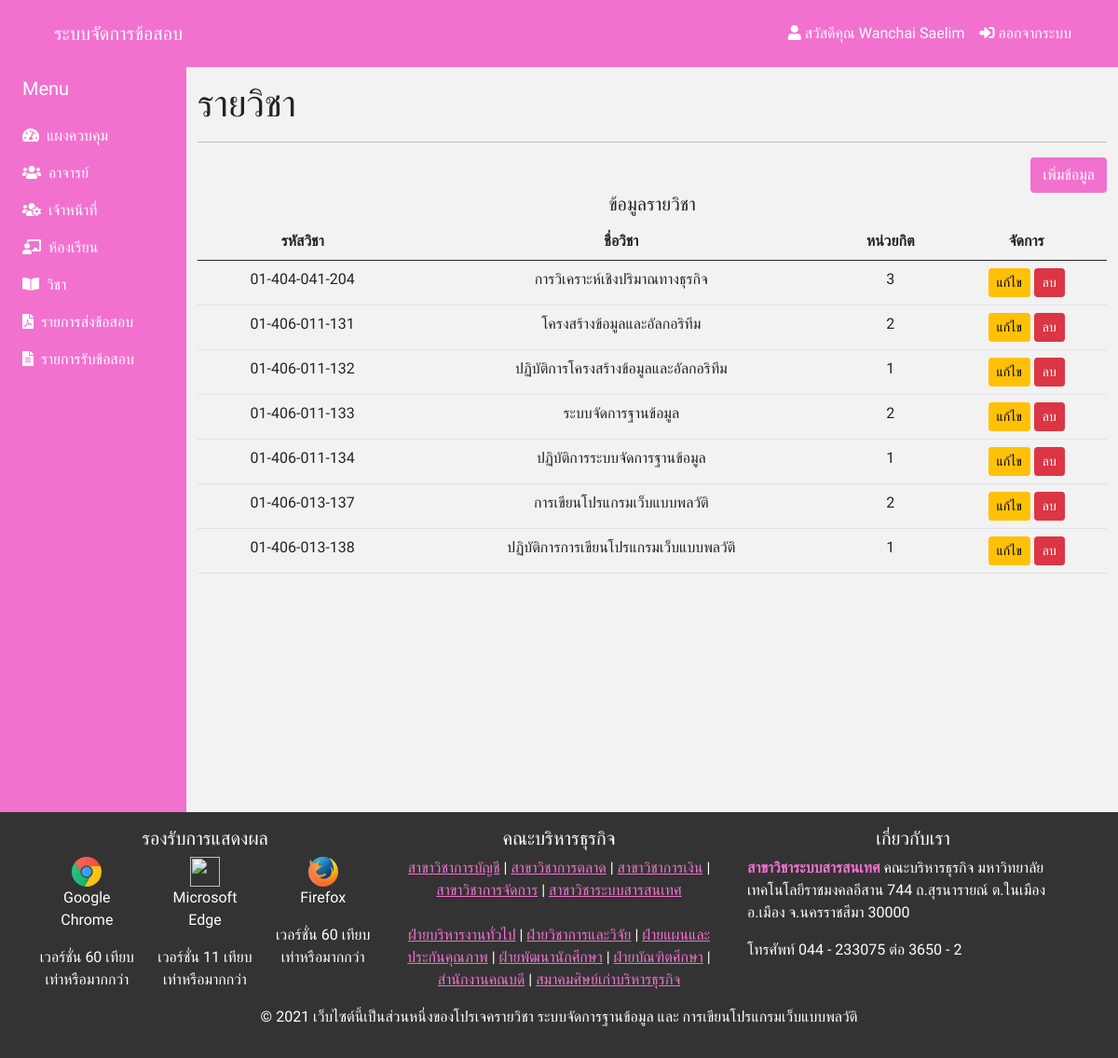
Screenshot of /admin/subjects.php (signed in) with the database file from the repository.
### tables this page shows
CREATE TABLE `subjects` (
  `sub_id` varchar(15) NOT NULL,
  `sub_name` varchar(64) NOT NULL,
  `sub_credit` int(5) NOT NULL
);

### admin/subjects.php (the view, shortened to what this page needs)
<?php
include('../config/db.php');
?>
<!DOCTYPE html>
<html lang="en">
<head>
	<?php include('includes/css.inc.php'); ?>
</head>
<body>
	<?php include('includes/navbar.inc.php'); ?>
	<?php include('includes/sidebarContentTop.inc.php'); ?>
	<div class="col py-3">
		<h1>รายวิชา</h1>
		<hr>
		<div class="text-right">
			<a href="subjects.php?show=add" class="btn btn-is">เพิ่มข้อมูล</a>
		</div>
				<h5 class="text-center">ข้อมูลรายวิชา</h5>
				<div class="table-responsive">
					<table class="table">
						<thead>
							<tr class="text-center">
								<th>รหัสวิชา</th>
								<th>ชื่อวิชา</th>
								<th>หน่วยกิต</th>
								<th colspan="2">จัดการ</th>
							</tr>
						</thead>
						<tbody>
							<?php
							$sql = "SELECT * FROM subjects";
							$query = mysqli_query($conn, $sql);
							while($row = mysqli_fetch_assoc($query)) {
							?>
							<tr class="text-center">
								<td><?= $row['sub_id']; ?></td>
								<td><?= $row['sub_name']; ?></td>
								<td><?= $row['sub_credit']; ?></td>
								<td colspan="2">
									<a href="subjects.php?edit=<?= $row['sub_id']; ?>" class="btn btn-warning btn-sm">แก้ไข</a>
									<a href="controller/subjectDelete.php?id=<?= $row['sub_id']; ?>" onclick="confirm('คุณแน่ใจใช่หรือไม่? ที่จะลบ <?= $row['sub_name']; ?> ออก')" class="btn btn-danger btn-sm">ลบ</a>
								</td>
							</tr>
							<?php } ?>
						</tbody>
					</table>
				</div>
			</div>
	<?php include('includes/sidebarContentBottom.inc.php'); ?>
	<?php include('includes/footer.inc.php'); ?>
</body>
</html>

### admin/includes/css.inc.php
<link rel="stylesheet" href="../public/css/all.min.css">
<link rel="stylesheet" href="../public/css/bootstrap.min.css">
<link rel="stylesheet" href="../public/css/fontawesome.min.css">
<link rel="stylesheet" href="../public/css/style.css">

### admin/includes/navbar.inc.php (shortened to what this page needs)
<nav class="navbar navbar-expand-lg navbar-light bg-is">
	<div class="container">
		<a href="index.php" class="navbar-brand">
			<a href="index.php" class="navbar-brand">ระบบจัดการข้อสอบ</a>
		</a>
		<div class="collapse navbar-collapse" id="navbarSupportedContent">
			<ul class="navbar-nav ms-auto">
				<?php
				if(isset($_SESSION['officer'])) {
				?>
				<li class="nav-item">
					<a href="#" class="nav-link"><i class="fas fa-user"></i> สวัสดีคุณ <?= $_SESSION['officer']; ?></a>
				</li>
				<li class="nav-item">
					<a href="logout.php" class="nav-link"><i class="fas fa-sign-in-alt"></i> ออกจากระบบ</a>
				</li>
				<?php } else { ?>
					<li class="nav-item">
						<a href="login.php" class="nav-link"><i class="fas fa-sign-in-alt"></i> ลงชื่อเข้าใช้</a>
					</li>
				<?php } ?>
			</ul>
		</div>
	</div>
</nav>

### admin/includes/sidebarContentTop.inc.php
<div class="container-fluid">
<div class="row flex-nowrap">
	<div class="col-auto col-md-3 col-xl-2 px-sm-2 px-0 bg-is">
		<div class="d-flex flex-column align-items-center align-items-sm-start px-3 pt-2 text-white min-vh-100">
			<a href="/" class="d-flex align-items-center pb-3 mb-md-0 me-md-auto text-white text-decoration-none">
				<span class="fs-5 d-none d-sm-inline">Menu</span>
			</a>
			<ul class="nav nav-pills flex-column mb-sm-auto mb-0 align-items-center align-items-sm-start" id="menu">
				<li class="nav-item">
					<a href="index.php" class="nav-link align-middle px-0">
						<i class="fas fa-tachometer-alt"></i> <span class="ms-1 d-none d-sm-inline">แผงควบคุม</span>
					</a>
				</li>
				<li class="nav-item">
					<a href="teachers.php" class="nav-link align-middle px-0">
						<i class="fas fa-users"></i> <span class="ms-1 d-none d-sm-inline">อาจารย์</span>
					</a>
				</li>
				<li class="nav-item">
					<a href="officers.php" class="nav-link align-middle px-0">
						<i class="fas fa-users-cog"></i> <span class="ms-1 d-none d-sm-inline">เจ้าหน้าที่</span>
					</a>
				</li>
				<li class="nav-item">
					<a href="class.php" class="nav-link align-middle px-0">
						<i class="fas fa-chalkboard-teacher"></i> <span class="ms-1 d-none d-sm-inline">ห้องเรียน</span>
					</a>
				</li>
				<li class="nav-item">
					<a href="subjects.php" class="nav-link align-middle px-0">
						<i class="fas fa-book-open"></i> <span class="ms-1 d-none d-sm-inline">วิชา</span>
					</a>
				</li>
				<li class="nav-item">
					<a href="sent_exam.php" class="nav-link align-middle px-0">
						<i class="fas fa-file-pdf"></i> <span class="ms-1 d-none d-sm-inline">รายการส่งข้อสอบ</span>
					</a>
				</li>
				<li class="nav-item">
					<a href="take_exam.php" class="nav-link align-middle px-0">
						<i class="fas fa-file-alt"></i> <span class="ms-1 d-none d-sm-inline">รายการรับข้อสอบ</span>
					</a>
				</li>
			</ul>
		</div>
	</div>

### admin/includes/sidebarContentBottom.inc.php
	</div>
</div>

### admin/includes/footer.inc.php (shortened to what this page needs)
<footer class="footer mt-auto py-3 bg-charcoal sticky-footer">
	<div class="container">
		<div class="row">
			<div class="col-md-4">
				<h5 class="text-center text-white">รองรับการแสดงผล</h5>
				<div class="row">
					<div class="col-md-4">
						<div class="text-center">
							<img src="../public/images/footer/googlechrome.svg" width="32" height="32" alt="">
						</div>
						<p class="text-center text-white">Google Chrome</p>
						<p class="text-center text-white">เวอร์ชั่น 60 เทียบเท่าหรือมากกว่า</p>
					</div>
					<div class="col-md-4">
						<div class="text-center">
							<img src="../public/images/footer/edge.svg" width="32" height="32" alt="">
						</div>
						<p class="text-center text-white">Microsoft Edge</p>
						<p class="text-center text-white">เวอร์ชั่น 11 เทียบเท่าหรือมากกว่า</p>
					</div>
					<div class="col-md-4">
						<div class="text-center">
							<img src="../public/images/footer/firefox.svg" width="32" height="32" alt="">
						</div>
						<p class="text-center text-white">Firefox</p>
						<p class="text-center text-white">เวอร์ชั่น 60 เทียบเท่าหรือมากกว่า</p>
					</div>
				</div>
			</div>
			<div class="col-md-4">
				<h5 class="text-white text-center">คณะบริหารธุรกิจ</h5>
					<div class="text-center text-white">
						<a href="" class="text-is">สาขาวิชาการบัญชี</a> | <a href="" class="text-is">สาขาวิชาการตลาด</a> | <a href="" class="text-is">สาขาวิชาการเงิน</a> | <a href="" class="text-is">สาขาวิชาการจัดการ</a> | <a href="" class="text-is">สาขาวิชาระบบสารสนเทศ</a>
						<br><br>
						<a href="" class="text-is">ฝ่ายบริหารงานทั่วไป</a> | <a href="" class="text-is">ฝ่ายวิชาการและวิจัย</a> | <a href="" class="text-is">ฝ่ายแผนและประกันคุณภาพ</a> | <a href="" class="text-is">ฝ่ายพัฒนานักศึกษา</a> | <a href="" class="text-is">ฝ่ายบัณฑิตศึกษา</a> | <a href="" class="text-is">สำนักงานคณบดี</a> | <a href="" class="text-is">สมาคมศิษย์เก่าบริหารธุรกิจ</a>
					</div>
			</div>
			<div class="col-md-4">
				<h5 class="text-center text-white">เกี่ยวกับเรา</h5>
				<p class="text-white"><b class="text-is">สาขาวิชาระบบสารสนเทศ</b> คณะบริหารธุรกิจ มหาวิทยาลัยเทคโนโลยีราชมงคลอีสาน
					744 ถ.สุรนารายณ์ ต.ในเมือง อ.เมือง จ.นครราชสีมา 30000</p>
				<p class="text-white">โทรศัพท์ 044 - 233075 ต่อ 3650 - 2</p>
			</div>
		</div>
		<p class="text-center text-white">© 2021 เว็บไซต์นี้เป็นส่วนหนึ่งของโปรเจครายวิชา ระบบจัดการฐานข้อมูล และ การเขียนโปรแกรมเว็บแบบพลวัติ</p>
	</div>
</footer>

### public/css/style.css (style rules this page uses)
* { font-family: 'Prompt', sans-serif; }
body { background-color: #f2f2f2 !important; min-height: 100vh; }
.bg-is { background: #f271cf; }
nav.navbar { padding: 1rem 1.2rem; }
.navbar-brand { color: #fff !important; }
a.nav-link { color: white !important; }
.text-is { color: #f271cf; }
.btn-is { background: #f271cf !important; color: white !important; }
.sticky-footer { position: sticky; top: 100%; }
.bg-charcoal { background: #333333; }
.text-right { text-align: right; }

### rows the page displays
subjects: sub_id "01-404-041-204", sub_name "การวิเคราะห์เชิงปริมาณทางธุรกิจ", sub_credit "3"
subjects: sub_id "01-406-011-131", sub_name "โครงสร้างข้อมูลและอัลกอริทึม", sub_credit "2"
subjects: sub_id "01-406-011-132", sub_name "ปฏิบัติการโครงสร้างข้อมูลและอัลกอริทึม", sub_credit "1"
subjects: sub_id "01-406-011-133", sub_name "ระบบจัดการฐานข้อมูล", sub_credit "2"
subjects: sub_id "01-406-011-134", sub_name "ปฏิบัติการระบบจัดการฐานข้อมูล", sub_credit "1"
subjects: sub_id "01-406-013-137", sub_name "การเขียนโปรแกรมเว็บแบบพลวัติ", sub_credit "2"
subjects: sub_id "01-406-013-138", sub_name "ปฏิบัติการการเขียนโปรแกรมเว็บแบบพลวัติ", sub_credit "1"

### other values shown
$_SESSION['officer'] "Wanchai Saelim"
